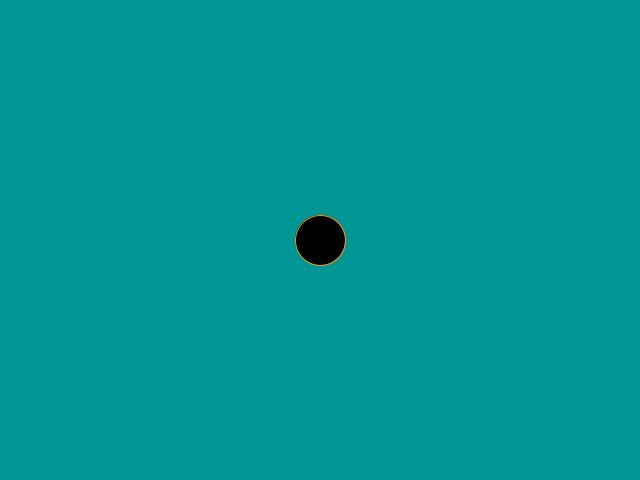
Frame 1 (no input)
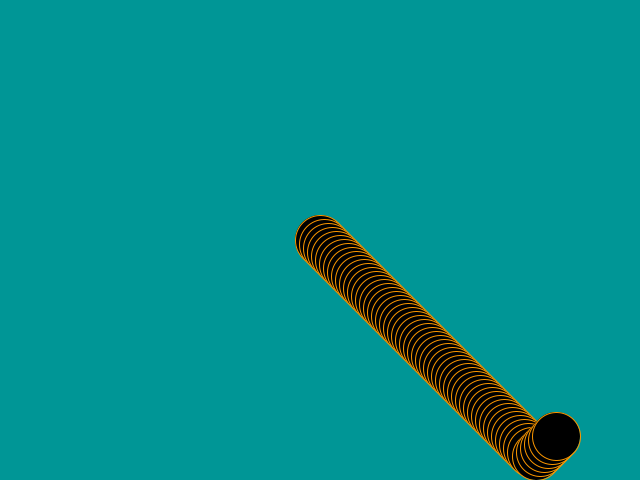
Frame 60 (the mouse pressed at the canvas centre just before this capture)
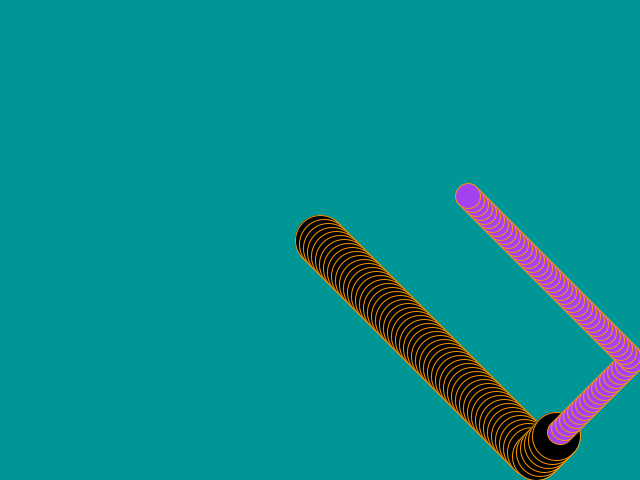
Frame 120 (the mouse held since frame 60 and released just before this capture)

The Processing sketch that drew these frames (run headless with seeded random() and noise(); from frame 60 on, the mouse is pressed at the canvas centre):

// Processing sketch: Exercise01
// ── Exercise01.pde
//CHANGES: Changed the circle speed, now cirlces appear slower. Changed the background so that with every click it changes color. Changed the cirlce size when mouse is clicked. Changed the 
//color of the circles when the mouse hovers over then, set to random. Changed the circle colors every time the mouse is clicked. 

final int CIRCLE_SPEED = 4;//a type of variable which sets the amount of cirlces that will appear on the screen per frame, lowering the number will result in a lot more cirlces on the screen, but at a slower pace, a higher 
//number will place cirles at a faster rate, but spread out. CHANGED to 4 instead of 7
final color NO_CLICK_FILL_COLOR = color(250, 100, 100);//The type of variable which sets the color of the cirlce when the mouse is not pressed
final color CLICK_FILL_COLOR = color(100, 0, 250);//the color of the cirlce when the mouse is hovered over it 
final color BACKGROUND_COLOR = color(0, 150, 150);//the background color 
final color STROKE_COLOR = color(250, 150, 0);//The color of the line around the circle
 int CIRCLE_SIZE = 50;//size of the cirlce
float r; //labeled so that the colors randomize
float g; //These were set to float since r=random(255); does not work with int. 
float b;

int circleX;//variable name
int circleY;//variable name
int circleVX;//variable name
int circleVY;//variable name

void setup() {
  size(640, 480);
  circleX = width/2;//starting location of the X axis of the circle. The starting location of the X axis is 320px. Without /2, the ellipse would not move.
  circleY = height/2;//starting location of theY axis of the circle, which is 240px. 
  circleVX = CIRCLE_SPEED;//if the variable circleVY is placed anywhere, it whill have the value of the cirlce speed. 
  circleVY = CIRCLE_SPEED;
  stroke(STROKE_COLOR); //the line color around the circle,which is pink. 
  fill(NO_CLICK_FILL_COLOR);//the color of the cirlces regularily, whent the mouse is pressed they change to the background color.
  background(BACKGROUND_COLOR);//defines the color of the background
}

void draw() {
    if (dist(pmouseX, mouseY, circleX, circleY) < CIRCLE_SIZE/2) { //if the distance of the mouse on the X and Y axis and of the ellipse based on the X and Y axis are less than half the circle size, then the ellipse changes color.
   fill(r,g,b);
      r=random(255); //selects a random color for the background. 
    g=random(255);
    b=random(255);
  }
  else {
    fill(r,g,b);//fills the circle when the mouse hovers over it with random colors
    
  }
  ellipse(circleX, circleY, CIRCLE_SIZE, CIRCLE_SIZE);//defines int circleX and circleY, the ellipses variables are that it starts at the center of the screen with a size of 50px*50px
  circleX += circleVX;//since circleVX is equal to circle speed, then the equation will equal to; half the width plus 3, so every circle will reappear at half the original PX location on the X axis. 
  circleY += circleVY;//since circleVX is equal to circle speed, then the equation will equal to; half the width plus 3, so every circle will reappear at half the original PX location on the Yaxis.
  if (circleX + CIRCLE_SIZE/2 > width || circleX - CIRCLE_SIZE/2 < 0) {//if circleX + half the ellipse size is greater than the width which is 640, or less than 640, then the ellipse will change direction 
  //on the X axis so it doesnt go off the screen. 
    circleVX = -circleVX;

    
  }
  if (circleY + CIRCLE_SIZE/2 > height || circleY - CIRCLE_SIZE/2 < 0) {//if circleY + half the ellipse size is greater than the height which is 480, or less than 480, then the ellipse will change direction 
  //on the Y axis so it doesnt go off the screen. 
    circleVY = -circleVY;
    CIRCLE_SIZE= CIRCLE_SIZE-2;//Gets progressively smaller.

  }


}

void mousePressed() {//when the mouse is clicked, this code changes the background to different colors and the circle size to 25px. Holding it will keep the cirlce size to 25px.
 
  r=random(255); //selects a random color for the background. 
g=random(255);
b=random(255);
background(b,r,g);//CHANGED when the mouse is pressed, the background changed color. Placed in this order so it wont conflict with the changing colors of the cirlces
CIRCLE_SIZE =25;

}
void mouseReleased() {//when the mouse is released, the circle goes back to its original size
  CIRCLE_SIZE =50;
}
